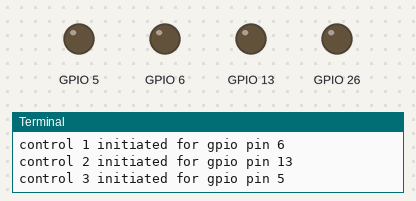
A program run on a simulated Raspberry Pi (BCM pin numbers). Parts: output pins drawn as LEDs (lit = HIGH), the last lines printed to the terminal. At 16.0 s the program stops and its outputs stay as they are.

Above: at 0.1 s.
At 2.1 s:
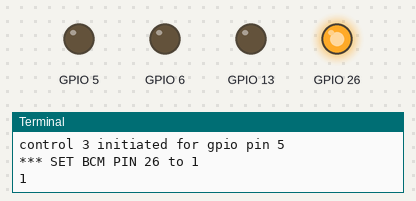
At 5.1 s:
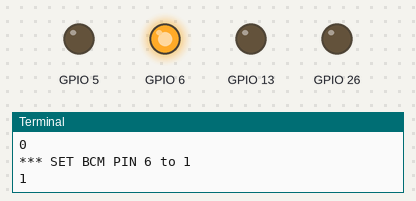
At 8.1 s:
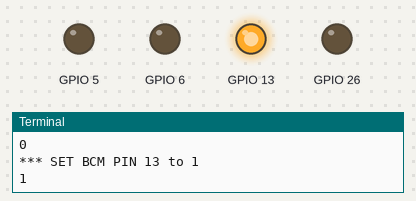
At 11.1 s:
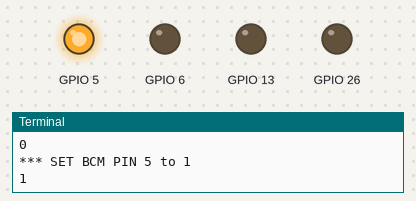
Timing chart, 0 to 13.5 s (numbered marks = the images above):
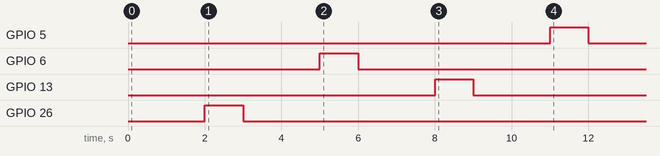

The program:

testVoiceHatGPIOs.py
```python
import RPi.GPIO as GPIO
import time
from gpioController import GPIOController

pins = [26,6,13,5]

controls = []
i = 0
for pin in pins:
	controls.append(GPIOController(pin,GPIO.LOW))
	print("control " + str(i) + " initiated for gpio pin " + str(pin))
	i = i + 1

time.sleep(2)

try:
	for control in controls:
		control.output(GPIO.HIGH)
		print(control.input())
    		time.sleep(1)
    		control.output(GPIO.LOW)
    		print(control.input())
		time.sleep(2)

    	time.sleep(2)
	print("cleaning up GPIO")
	GPIO.cleanup()


# End program cleanly with keyboard
except KeyboardInterrupt:
    print " Quit"

    # Reset GPIO settings

    GPIO.cleanup()
```

gpioController.py
```python
#!/usr/bin/python
import RPi.GPIO as GPIO
import time

class GPIOController():
    bcmPinNumber = -1
    gpioMode = GPIO.LOW

    def __init__(self, bcmPinNumber, gpioMode):
        self.bcmPinNumber = bcmPinNumber
        self.gpioMode = gpioMode
        self.setupPin()

    def setupPin(self):
        GPIO.setmode(GPIO.BCM)
        GPIO.setup(self.bcmPinNumber, self.gpioMode)

    def cleanupGPIO(self):
    	GPIO.cleanup();

    def output(self,value):
    	GPIO.output(self.bcmPinNumber,value)
    	print("*** SET BCM PIN " + str(self.bcmPinNumber) + " to " + str(value))

    def input(self):
    	return GPIO.input(self.bcmPinNumber)

"""
# TEST SCRIPT
con = GPIOController(26,GPIO.LOW)

try:
    con.output(GPIO.HIGH)
    print(con.input())
    time.sleep(2)
    con.output(GPIO.LOW)
    print(con.input())
    con.cleanupGPIO()

# End program cleanly with keyboard
except KeyboardInterrupt:
    print " Quit"

    # Reset GPIO settings

    GPIO.cleanup()
"""
```
